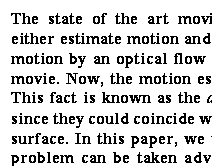
#> input picture text.bmp, 212 x 166 px
$ python hw2.py   (Python 2 division)   (older library calls are emulated)
#> lines starting #> are read from the running program, lines starting #| are printed output that depends on the picture; after the words box and inside, x2 and y2 are one past the last pixel; in counts of white or black regions, pixels touching at a corner belong together
#> in main, img is the input picture: shape (166, 212, 3); values 25 (black) and 229 (white), 82.9% white; black in thin lines or dots, all inside (x1, y1, x2, y2) = (11, 13, 212, 166)
### hw1.py
#!/usr/bin/env python

import cv2
import numpy as np

def detectText(img):
	smoothImg = cv2.GaussianBlur(img, (3,3), 0.1)
	gray = cv2.cvtColor(smoothImg, cv2.COLOR_BGR2GRAY)
	laplac = cv2.Laplacian(gray, ddepth = cv2.CV_16S, ksize = 3, scale = 1, delta = 0)
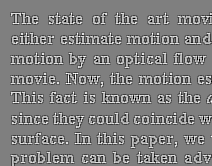
#> laplac: shape (166, 212) int16; min -1632, max 1632, mean -0.2; drawn with min black and max white
	laplac = cv2.convertScaleAbs(laplac)
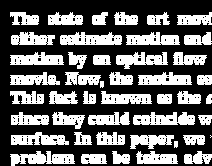
#> laplac: shape (166, 212); 37.9% white; 45 white regions (1 under 20 px), largest, box (x1, y1, x2, y2) and area: (60, 32, 122, 45) 601, (10, 151, 75, 166) 601, (133, 112, 195, 125) 593
	(thresh, dst) = cv2.threshold(laplac, 128, 255, cv2.THRESH_BINARY | cv2.THRESH_OTSU)
#> thresh = 0
	return dst

# [6 lines left out: function main, not called in this run]

# [2 lines that do not run on import are left out]

### hw2.py
#!/usr/bin/env python

import cv2
import numpy as np
from hw1 import detectText


def binaryComponents(img):
	kernel = cv2.getStructuringElement(cv2.MORPH_RECT, (3, 1))
	dilation = cv2.dilate(img, kernel)
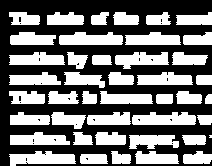
#> dilation: shape (166, 212); 44.4% white; 43 white regions (1 under 20 px), largest, box (x1, y1, x2, y2) and area: (9, 151, 76, 166) 699, (59, 32, 123, 45) 685, (132, 112, 196, 125) 683
	erosion = cv2.erode(dilation, kernel)
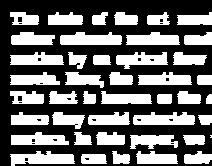
#> erosion: shape (166, 212); 40.8% white; 43 white regions (1 under 20 px), largest, box (x1, y1, x2, y2) and area: (60, 32, 122, 45) 653, (10, 151, 75, 166) 651, (133, 112, 195, 125) 635
	return erosion

def main():
	img = cv2.imread('text.bmp')
	output = img.copy()
	textImg = detectText(img)
	binComponents = binaryComponents(textImg)
	h, w = binComponents.shape[:2]
#> h = 166; w = 212
	mask = np.zeros((h + 2, w + 2), np.uint8)
	for i in range(0, h):
		for j in range(0, w):
			mask[:] = 0
			if binComponents[i][j] == 255:
				_, rect = cv2.floodFill(binComponents, mask, (j, i), 0)
				cv2.rectangle(output, rect[:2], (rect[0] + rect[2], rect[1] + rect[3]), (255, 0, 0))
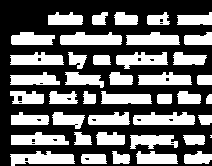
#> binComponents: shape (166, 212); 40% white; 42 white regions (1 under 20 px), largest, box (x1, y1, x2, y2) and area: (60, 32, 122, 45) 653, (10, 151, 75, 166) 651, (133, 112, 195, 125) 635
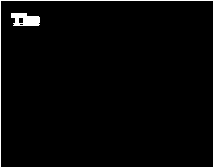
#> mask: shape (168, 214); values 0 (black) and 1 (white), 2.9% white; 2 white regions, box (x1, y1, x2, y2) and area: (0, 0, 214, 168) 760, (11, 13, 40, 26) 285
	cv2.imshow('Words in rectangles', output)
	k = cv2.waitKey(0)
       	if k == 27:
		cv2.destroyAllWindows()

if __name__ == "__main__":
#> (the run stopped early here; a loop or call above may not have finished)
